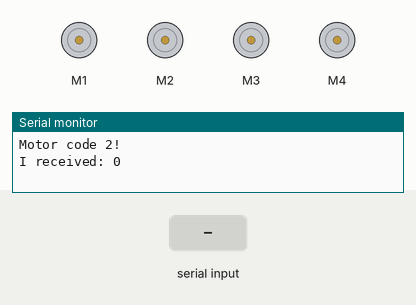
This sketch was run on a simulated Arduino Uno, built with avr-gcc and run on an emulated ATmega328P. On the bench: 4 × DC motor (green arrow = forward, orange = backward, longer = faster), the last lines printed to the serial monitor. The inputs (shaded band) are chosen by the test bench.

Above: at 1.2 s.
1.3 s: "5\n" received over Serial
At 2.1 s:
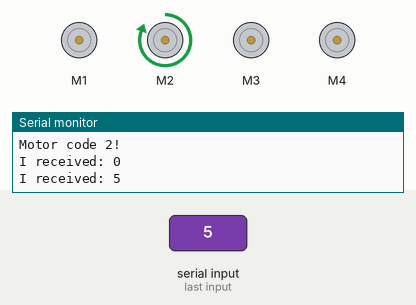
Timing chart, 0 to 4.3 s (numbered marks = the images above; inputs shaded):
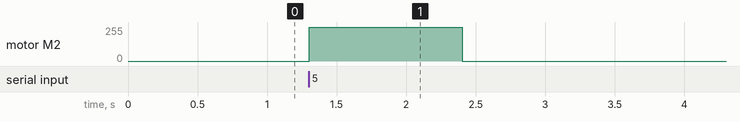

The sketch:

motor_control_opt2.ino
```cpp
/* This code will run motors on the Toy Arm Edge based on given commands.
    Lisa Liu - Nov 7, 2015

*/

#include <Wire.h>
#include <Adafruit_MotorShield.h>
#include "utility/Adafruit_PWMServoDriver.h"

// Create the motor shield object with the default I2C address
Adafruit_MotorShield AFMS = Adafruit_MotorShield();

// Select which ports for each motor. Arduino shield has four motor ports.
Adafruit_DCMotor *rotator = AFMS.getMotor(1);
//Adafruit_DCMotor *shoulder = AFMS.getMotor(2);
Adafruit_DCMotor *elbow = AFMS.getMotor(2);
Adafruit_DCMotor *wrist = AFMS.getMotor(3);
Adafruit_DCMotor *gripper = AFMS.getMotor(4);
#define shoulder_1 12   // 5th motor's first H-bridge switch
#define shoulder_2 13   // 5th motor's second H-bridge switch
int default_speed = 255;
int gripper_speed = 40;

// action keywords
#define rotate_left 1
#define rotate_right 2
#define shoulder_in 3
#define shoulder_out 4
#define elbow_in 5
#define elbow_out 6
#define wrist_in 7
#define wrist_out 8
#define gripper_close 9
#define gripper_open 10
int command = 0;


void setup() {
  Serial.begin(9600);       // setup Serial library at 9600 bps
  Serial.println("Motor code 2!");

  AFMS.begin();     // create w/ default freq 1.6 KHz

  // set default speeds
  rotator->setSpeed(default_speed);
  elbow->setSpeed(default_speed);
  wrist->setSpeed(default_speed);
  gripper->setSpeed(gripper_speed);


  // this is for Serial testing
}

void loop() {
  // test motors using serial input
  command = Serial.parseInt();
  Serial.print("I received: ");
  Serial.println( command, DEC);
  run_action(command);
  delay(100);


}

void run_action(int action_key) {
  switch (action_key) {
    case rotate_left:
      rotator->run(FORWARD);
      Serial.println("I am rotated left");
      delay(10);
      break;
    case rotate_right:
      rotator->run(BACKWARD);
      break;
    case shoulder_in:
      shoulder_run(FORWARD);
      break;
    case shoulder_out:
      shoulder_run(BACKWARD);
      break;
    case elbow_in:
      elbow->run(FORWARD);
      break;
    case elbow_out:
      elbow->run(BACKWARD);
      break;
    case wrist_in:
      wrist->run(FORWARD);
      break;
    case wrist_out:
      wrist->run(BACKWARD);
      break;
    case gripper_close:
      gripper->run(FORWARD);
      break;
    case gripper_open:
      gripper->run(BACKWARD);
      break;
    default:
      // make sure the robot has no movement
      rotator->run(RELEASE);
      shoulder_run(RELEASE);
      elbow->run(RELEASE);
      wrist->run(RELEASE);
      gripper->run(RELEASE);

      break;

  }
}

void shoulder_run(int dir) {
  switch (dir) {
    case FORWARD:
      digitalWrite(shoulder_2, LOW);
      digitalWrite(shoulder_1, HIGH);
      Serial.print(shoulder_1);
      Serial.println(" is on");
      delay(500);
      break;
    case BACKWARD:
      digitalWrite(shoulder_1, LOW);
      digitalWrite(shoulder_2, HIGH);
      Serial.print(shoulder_2);
      Serial.println(" is on");
      delay(500);
      break;
    default:
      digitalWrite(shoulder_1, LOW);
      digitalWrite(shoulder_2, LOW);
      break;
  }

}
```

Measured:
- after the input at 1.3 s, motor M2: stopped → forward 255/255 at once, → stopped 1.1 s later
